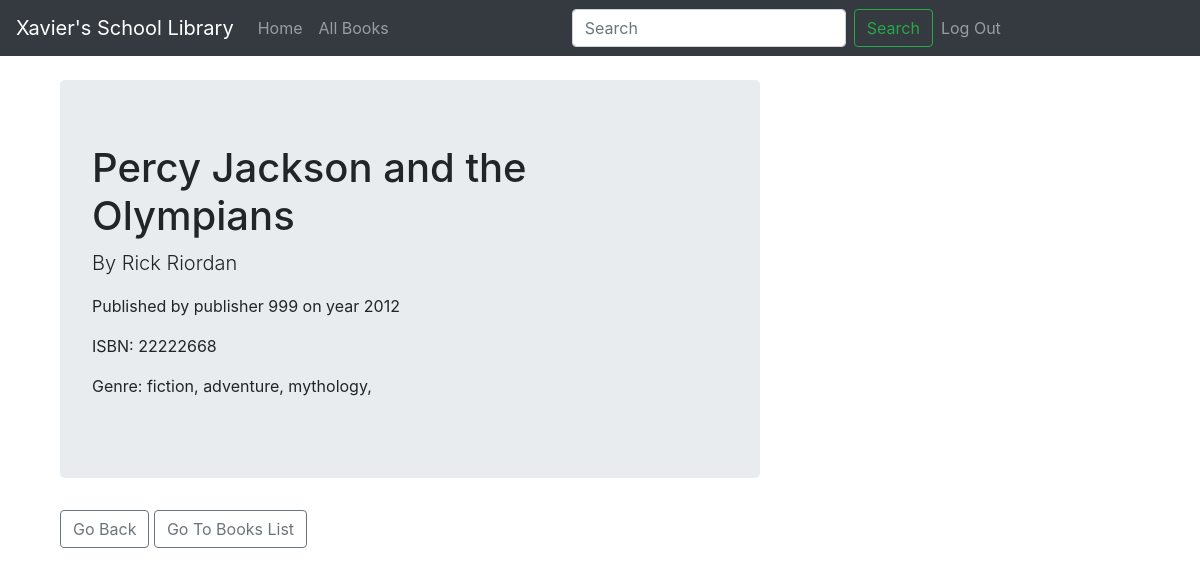
Screenshot of /library_system/book/5/ (signed in) with the database file from the repository.
### library_system/models.py (models this page shows, shortened)
class Book(models.Model):
    title = models.CharField(max_length=200)
    author = models.ForeignKey('Author', on_delete=models.SET_NULL, null=True)
    isbn = models.CharField('ISBN', max_length=13, help_text='13 Character ISBN number')
    genre = models.ManyToManyField('Genre', help_text='Select a genre for this book')
    publisher = models.CharField(max_length=200)
    year_of_pub = models.CharField(max_length=4)
    date_created = models.DateTimeField(auto_now_add=True)
    date_update = models.DateTimeField(auto_now=True)

class Author(models.Model):
    first_name = models.CharField(max_length=100)
    last_name = models.CharField(max_length=100)
    date_of_birth = models.DateField(null = True, blank=True,  help_text='Format: yyyy-mm-dd')
    date_of_death = models.DateField(null=True, blank=True, help_text='Format: yyyy-mm-dd')
    date_created = models.DateTimeField(auto_now_add=True)
    date_update = models.DateTimeField(auto_now=True)
    class Meta:
        ordering = ['last_name', 'first_name']

class Genre(models.Model):
    name = models.CharField(max_length=200, help_text='Enter a book genre (e.g Science Fiction)')
    date_created = models.DateTimeField(auto_now_add=True)
    date_update = models.DateTimeField(auto_now=True)

### library_system/views.py (the view)
# urls.py: path('book/<int:pk>/', BookDetailView.as_view(), name="book-detail"),
class BookDetailView(DetailView):
    model = Book

### library_system/templates/library_system/book_detail.html (shortened to what this page needs)
  {% extends "library_system/base.html" %}
  {% block content %}
      <main role="main" class="container">
        <div class="jumbotron">
          <h1>{{ object.title }}</h1>
          <p class="lead">By {{ object.author.first_name }} {{ object.author.last_name}}</p>
          <p>Published by {{ object.publisher }} on year {{ object.year_of_pub}}</p>
          <p>ISBN: {{object.isbn}}</p>
          <p>Genre: {% for tag in object.genre.all %} {{tag.name}}, {% endfor %}</p>
        </div>
        <button onclick="goBack()" class="btn btn-outline-secondary">Go Back</button>
        <a class="btn btn-outline-secondary" href="{% url 'libsys-home' %}">Go To Books List</a>
      </main>
  {% endblock content %}

### rows the page displays
Book: title "Percy Jackson and the Olympians", author.first_name "Rick", author.last_name "Riordan", publisher "publisher 999", year_of_pub "2012", isbn "22222668"
Genre: name "fiction"
Genre: name "adventure"
Genre: name "mythology"
